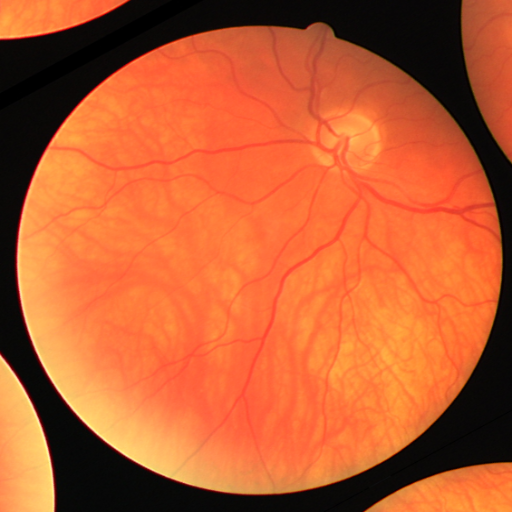
#> input picture Data/train/image/11.png, 512 x 512 px; its folder holds 4 pictures in this run
$ jupyter execute --allow-errors data_explorer.ipynb   (shell and % lines are left out)
#> lines starting #> are read from the running program, lines starting #| are printed output that depends on the picture
[cell 1]
import os
import glob
import numpy as np
import matplotlib.pyplot as plt
import cv2

[cell 2]
DATA_ROOT = "retina/Data"
TRAIN_IMG_DIR = os.path.join(DATA_ROOT, "train", "image")
TRAIN_MASK_DIR = os.path.join(DATA_ROOT, "train", "mask")
TEST_IMG_DIR = os.path.join(DATA_ROOT, "test", "image")
TEST_MASK_DIR = os.path.join(DATA_ROOT, "test", "mask")

# Gather file paths
train_image_paths = sorted(glob.glob(os.path.join(TRAIN_IMG_DIR, "*.*")))
train_mask_paths = sorted(glob.glob(os.path.join(TRAIN_MASK_DIR, "*.*")))

test_image_paths = sorted(glob.glob(os.path.join(TEST_IMG_DIR, "*.*")))
test_mask_paths = sorted(glob.glob(os.path.join(TEST_MASK_DIR, "*.*")))

print(f"Number of training images: {len(train_image_paths)}")
print(f"Number of training masks: {len(train_mask_paths)}")
print(f"Number of testing images: {len(test_image_paths)}")
print(f"Number of testing masks: {len(test_mask_paths)}")

[cell 3]
def load_image(img_path):
    # Using OpenCV
#> called with img_path = 'Data/train/image/11.png'
    img = cv2.imread(img_path, cv2.IMREAD_COLOR)
#> img is the input picture: shape (512, 512, 3); mean B, G, R 49.5, 93.4, 190.7
    # Convert from BGR to RGB
    img = cv2.cvtColor(img, cv2.COLOR_BGR2RGB)
    return img

def load_mask(mask_path):
    # Using OpenCV (grayscale)
    mask = cv2.imread(mask_path, cv2.IMREAD_GRAYSCALE)
    # If needed, threshold the mask to ensure binary
    _, mask_bin = cv2.threshold(mask, 127, 1, cv2.THRESH_BINARY)
    return mask_bin

[cell 4]
image_shapes = []
mask_shapes = []

for img_path, msk_path in zip(train_image_paths, train_mask_paths):
    img = load_image(img_path)
    msk = load_mask(msk_path)

    image_shapes.append(img.shape)  # (height, width, channels)
    mask_shapes.append(msk.shape)   # (height, width)

# Convert to numpy arrays for easier handling
image_shapes = np.array(image_shapes)
mask_shapes = np.array(mask_shapes)

print("Number of Train Images:", len(image_shapes))
print("Unique Image Shapes in Training Set:", np.unique(image_shapes, axis=0))
print("Unique Mask Shapes in Training Set:", np.unique(mask_shapes, axis=0))

# Repeat similarly for test images if desired

[cell 5]
import random

def show_random_samples(num_samples=3):
    selected_indices = random.sample(range(len(train_image_paths)), num_samples)

    fig, axs = plt.subplots(num_samples, 2, figsize=(8, 4 * num_samples))
    for i, idx in enumerate(selected_indices):
        img = load_image(train_image_paths[idx])
        msk = load_mask(train_mask_paths[idx])

        axs[i, 0].imshow(img)
        axs[i, 0].set_title(f"Image {idx}")
        axs[i, 0].axis('off')

        axs[i, 1].imshow(msk, cmap='gray')
        axs[i, 1].set_title(f"Mask {idx}")
        axs[i, 1].axis('off')

    plt.tight_layout()
    plt.show()

#> (the rest of this cell did not finish here and is left out)

[cell 6]
def plot_intensity_histograms(image_paths, num_samples=5):
    """
    Plot histograms of pixel intensities for a random subset of images.
    """
#> called with num_samples = 3
    selected_paths = random.sample(image_paths, num_samples)

    plt.figure(figsize=(12, 8))
    for i, path in enumerate(selected_paths):
        img = load_image(path)
#> call 2 of load_image, with img_path = 'Data/train/image/10.png'
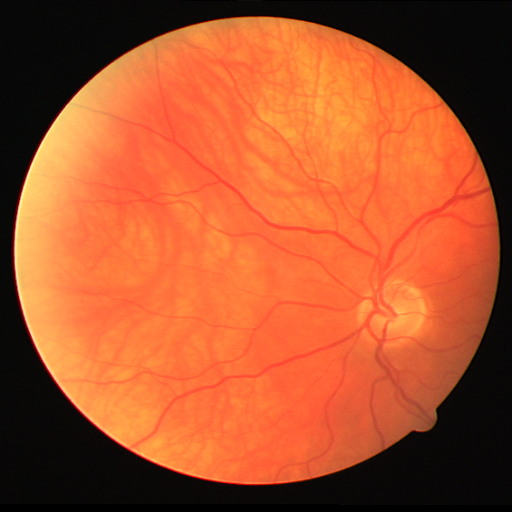
#> input picture Data/train/image/10.png, 512 x 512 px
#> in load_image, img is the input picture: shape (512, 512, 3); mean B, G, R 44.6, 83.7, 172.8

        # Flatten each channel
        r_vals = img[:,:,0].flatten()
        g_vals = img[:,:,1].flatten()
        b_vals = img[:,:,2].flatten()

        plt.subplot(num_samples, 3, i*3 + 1)
        plt.hist(r_vals, bins=50, color='red')
        plt.title("Red Channel Hist")

        plt.subplot(num_samples, 3, i*3 + 2)
        plt.hist(g_vals, bins=50, color='green')
        plt.title("Green Channel Hist")

        plt.subplot(num_samples, 3, i*3 + 3)
        plt.hist(b_vals, bins=50, color='blue')
        plt.title("Blue Channel Hist")

    plt.tight_layout()
    plt.show()
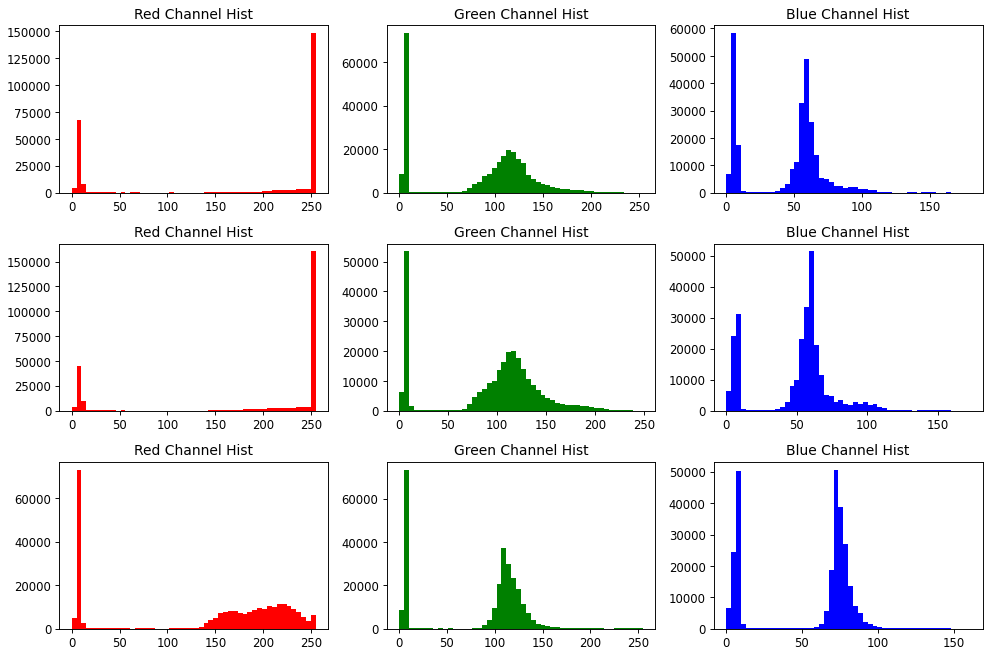
#> figure drawn by matplotlib, 9 panels; panel 1: tallest bar 148097 high, from x = 249.9 to 255; panel 2: tallest bar 73351 high, from x = 5.08 to 10.16; panel 3: tallest bar 58204 high, from x = 3.6 to 7.2; panel 4: tallest bar 160096 high, from x = 249.9 to 255

plot_intensity_histograms(train_image_paths, num_samples=3)

[cell 7]
vessel_proportions = []

for msk_path in train_mask_paths:
    msk = load_mask(msk_path)
    total_pixels = msk.size
    vessel_pixels = np.sum(msk)  # since vessel pixels are 1
    vessel_proportions.append(vessel_pixels / total_pixels)

vessel_proportions = np.array(vessel_proportions)

print("Average vessel proportion:", np.mean(vessel_proportions))
print("Standard deviation of vessel proportion:", np.std(vessel_proportions))

[cell 8]
plt.hist(vessel_proportions, bins=20, color='purple')
plt.title("Histogram of Vessel Proportions in Training Masks")
plt.xlabel("Vessel proportion")
plt.ylabel("Frequency")
plt.show()
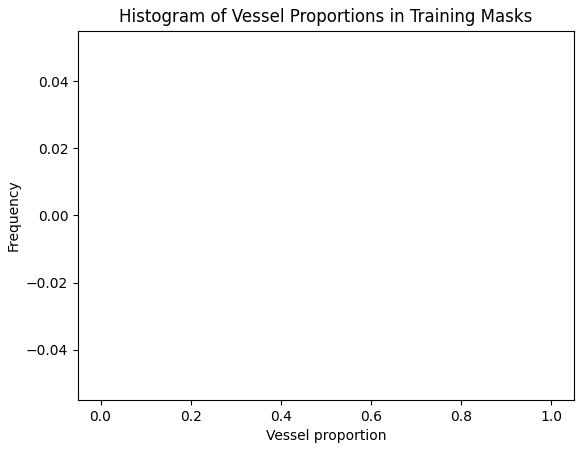
#> figure drawn by matplotlib, 1 panel
